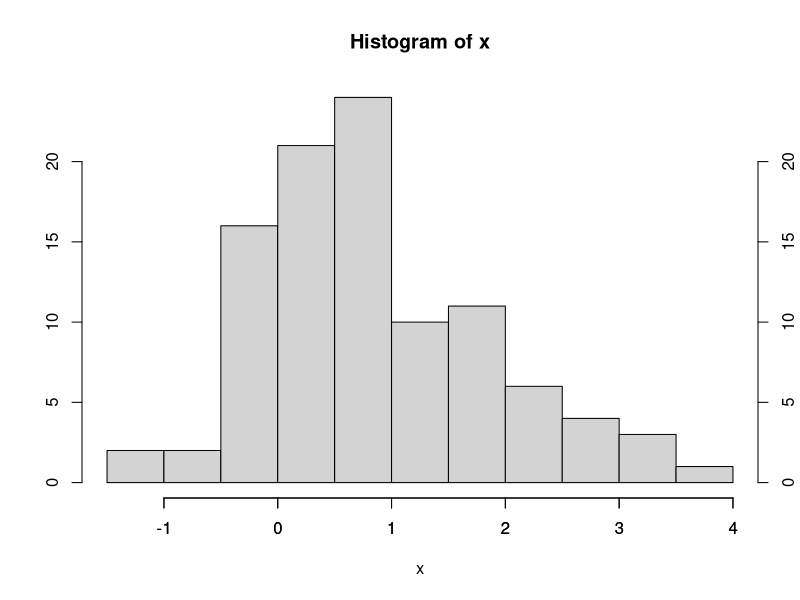

Write R code to recreate this figure.
# 다음과 같이 개체 x를 구성하십시오.

# x <- rnorm(100, 평균=.5, sd=.3)
# 다음 작업을 수행하십시오(필요한 경우 도움말 시스템 확인). 

# x의 평균 및 표준 편차를 계산한다.
# 히스토그램을 x로 표시한다.
# 두 번째 축을 왼쪽 대신 히스토그램 그림의 오른쪽에 놓으십시오.
set.seed(1234) #1234개의 난수를 고정
x <- rnorm(100, mean=1, sd=1)
print(mean(x))
print(sd(x))
hist(x, axex=FALSE,ylab="")
axis(4) #이거 숫자에따라 축이 보이는 위치들이 다름
axis(1) #이거 숫자에따라 축이 보이는 위치들이 다름
